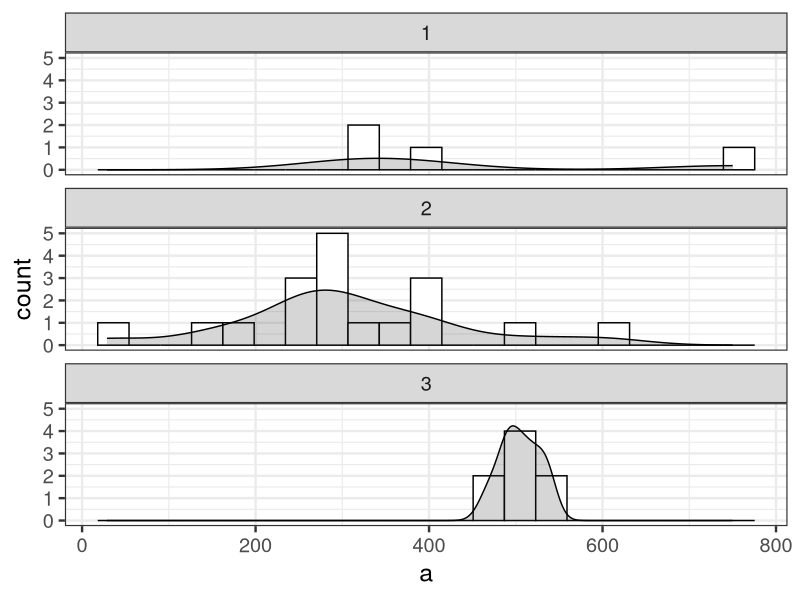
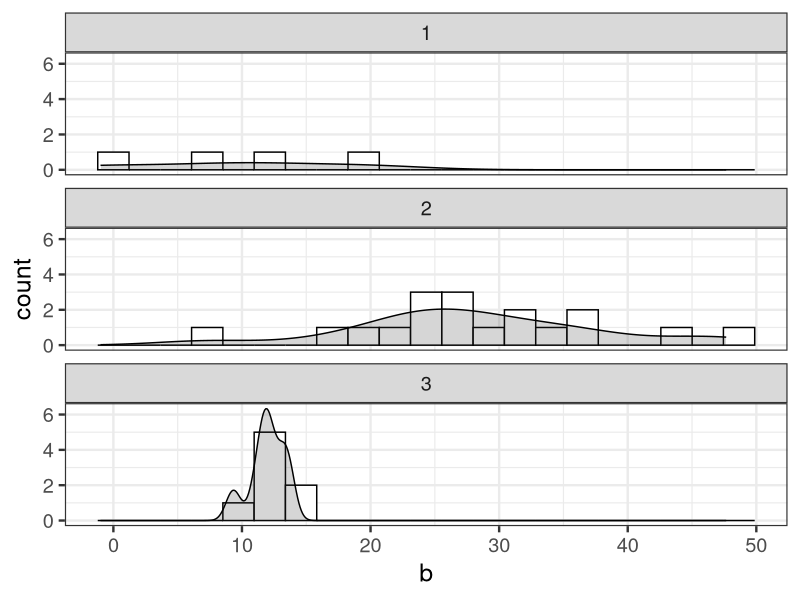

The R script that drew these images, in order:
library(ggplot2)

d <- read.csv('input/data-salary-3.txt')
KIDGID <- unique(d[,3:4])

N <- nrow(d)
K <- 30
G <- 3
coefs <- as.data.frame(t(sapply(1:K, function(k) {
  d_sub <- subset(d, KID==k)
  as.numeric(lm(Y ~ X, data=d_sub)$coefficients)
})))
colnames(coefs) <- c('a', 'b')
d_plot <- data.frame(coefs, KIDGID)


bw <- diff(range(d_plot$a))/20
p <- ggplot(data=d_plot, aes(x=a))
p <- p + theme_bw(base_size=18)
p <- p + facet_wrap(~GID, nrow=3)
p <- p + geom_histogram(binwidth=bw, color='black', fill='white')
p <- p + geom_density(eval(bquote(aes(y=..count..*.(bw)))), alpha=0.2, color='black', fill='gray20')
p <- p + labs(x='a', y='count')
ggsave(file='output/fig8-6-left.png', plot=p, dpi=300, w=4, h=6)


bw <- diff(range(d_plot$b))/20
p <- ggplot(data=d_plot, aes(x=b))
p <- p + theme_bw(base_size=18)
p <- p + facet_wrap(~GID, nrow=3)
p <- p + geom_histogram(binwidth=bw, color='black', fill='white')
p <- p + geom_density(eval(bquote(aes(y=..count..*.(bw)))), alpha=0.2, color='black', fill='gray20')
p <- p + labs(x='b', y='count')
ggsave(file='output/fig8-6-right.png', plot=p, dpi=300, w=4, h=6)
